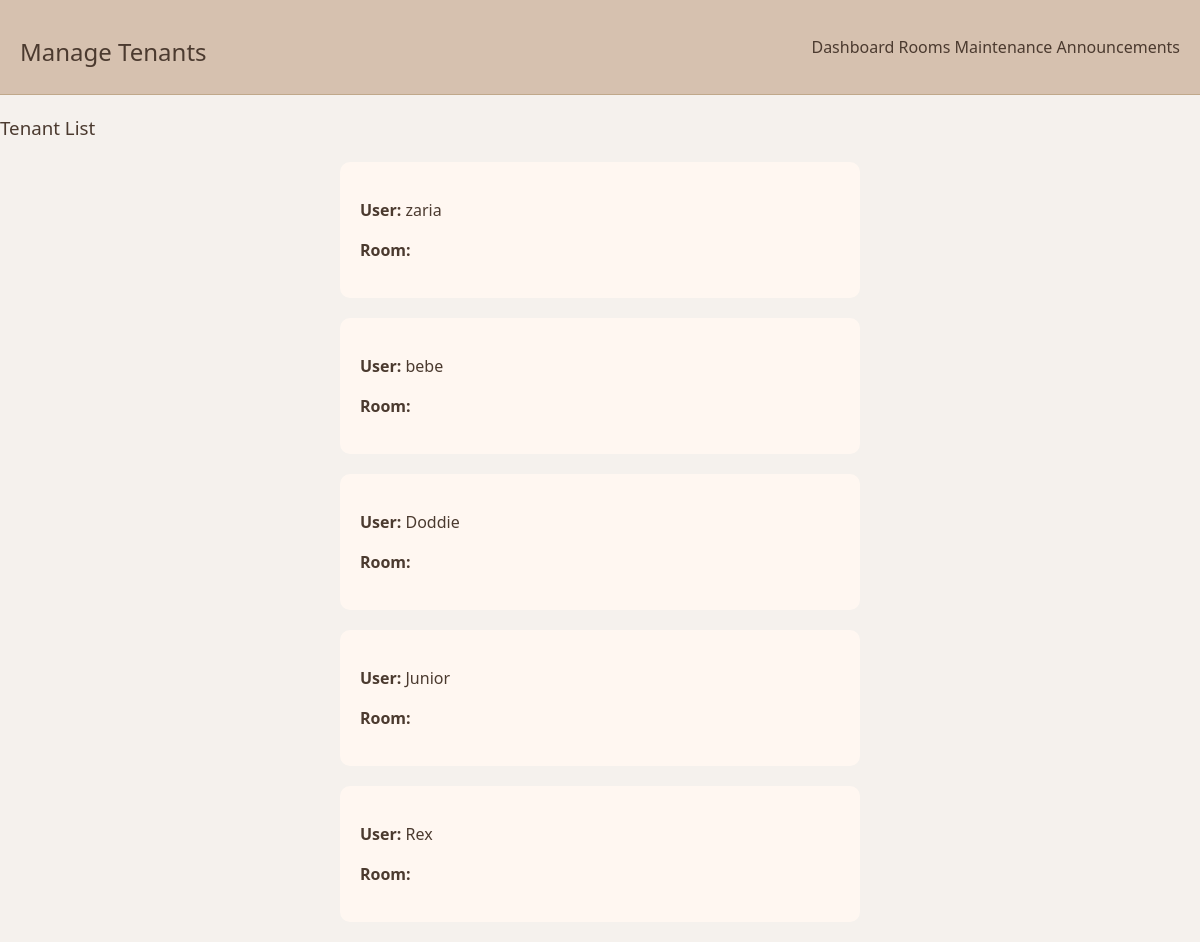
The page /myadmin/tenants/ (signed in) on the database its author committed.
### myapp/models.py (models this page shows, shortened)
class TenantProfile(models.Model):
    user = models.OneToOneField(User, on_delete=models.CASCADE)
    room = models.ForeignKey(Room, on_delete=models.SET_NULL, null=True, blank=True)
    move_in_date = models.DateField(null=True, blank=True)

class User(AbstractUser):
    USER_TYPE_CHOICES = (
        ('admin', 'Admin'),
        ('tenant', 'Tenant'),
    )
    user_type = models.CharField(max_length=10, choices=USER_TYPE_CHOICES, default='tenant')
    phone = models.CharField(max_length=20, blank=True)

### myapp/views.py (the view)
# urls.py: path('myadmin/tenants/', views.admin_tenants, name='admin_tenants'),
@staff_member_required
def admin_tenants(request):
    tenants = TenantProfile.objects.select_related('user', 'room').all()
    return render(request, 'admin_tenants.html', {'tenants': tenants})

### myapp/templates/admin_tenants.html (shortened to what this page needs)
{% load static %}
<!DOCTYPE html>
<html lang="en">
<head>
    <link rel="stylesheet" href="{% static 'assets/styles.css' %}">
</head>
<body>
<nav>
    <h2>Manage Tenants</h2>
    <div>
        <a href="{% url 'admin_dashboard' %}">Dashboard</a>
        <a href="{% url 'admin_rooms' %}">Rooms</a>
        <a href="{% url 'admin_maintenance' %}">Maintenance</a>
        <a href="{% url 'admin_announcements' %}">Announcements</a>
    </div>
</nav>
<section class="dashboard">
    <h3>Tenant List</h3>
    {% for tenant in tenants %}
    <div class="card">
        <p><strong>User:</strong> {{ tenant.user }}</p>
        <p><strong>Room:</strong> {{ tenant.type }}</p>
    </div>
    {% empty %}
    <p>No tenants found.</p>
    {% endfor %}
</section>
</body>
</html>

### myapp/static/assets/styles.css (style rules this page uses)
body { font-family: 'Segoe UI', Tahoma, Geneva, Verdana, sans-serif; margin: 0; padding: 0; background: #f5f1ed url('hostel.jpg') no-repeat center center fixed; background-size: cover; color: #4b3a2f; line-height: 1.5; min-height: 100vh; }
a { text-decoration: none; color: #4b3a2f; }
nav, .nav { display: flex; justify-content: space-between; align-items: center; padding: 14px 20px; background: #d6c1af; border-bottom: 1px solid #c0a88a; }
.card, .form-container { background: #fff7f1; padding: 20px; border-radius: 10px; margin: 20px 0; position: center; width: 40%; height: 40%; margin-left:auto; margin-right: auto; }
h1, h2, h3 { margin-bottom: 10px; font-weight: 500; }

### rows shown on the page
TenantProfile: user "zaria"
TenantProfile: user "bebe"
TenantProfile: user "Doddie"
TenantProfile: user "Junior"
TenantProfile: user "Rex"
